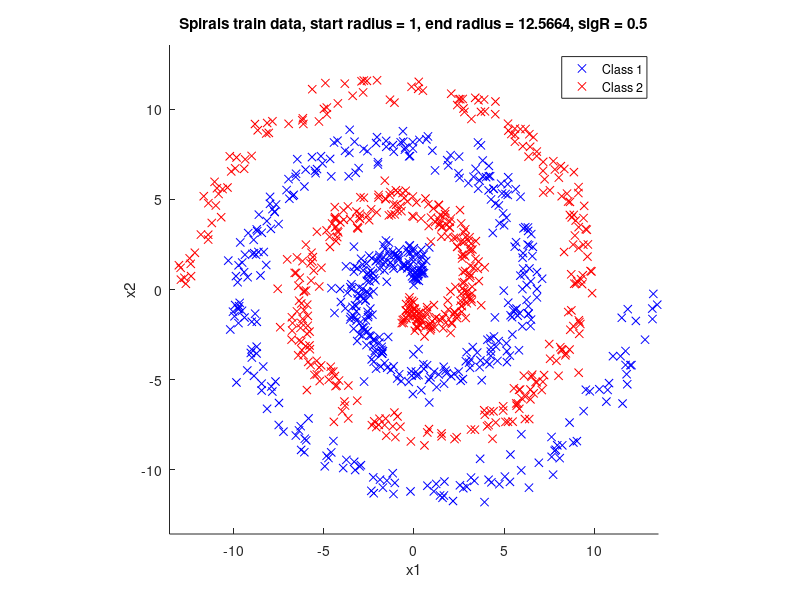
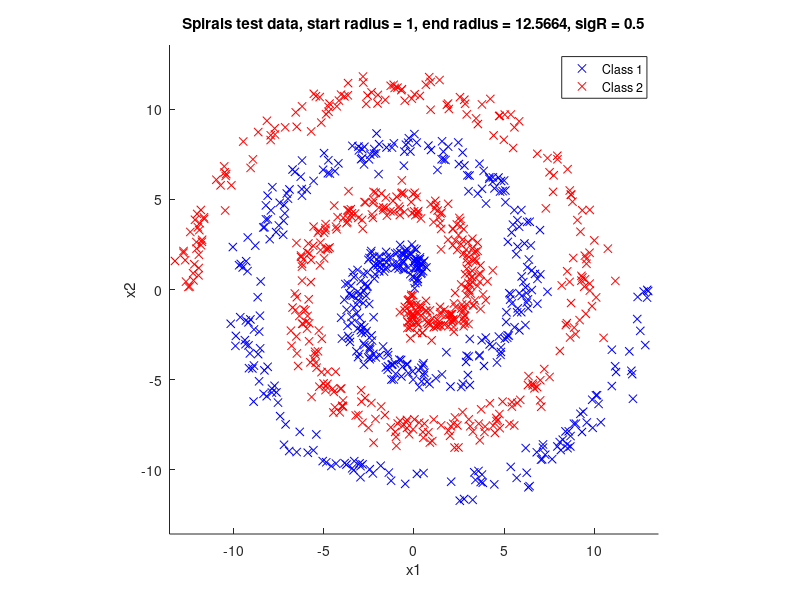

These figures' MATLAB source, in order:
function [XTrain,YTrain,XTest,YTest] = genSpiralsData(NTrain,NTest,nClasses,startRadius,endRadius,sigR,bPlot)

if ~exist('NTrain','var') || isempty(NTrain)
    NTrain = 1000;
end

if ~exist('NTest','var') || isempty(NTest)
    NTest = 1000;
end

if ~exist('nClasses','var') || isempty(nClasses)
    nClasses = 2;
end

if ~exist('startRadius','var') || isempty(startRadius)
    startRadius = 1;
end

if ~exist('endRadius','var') || isempty(endRadius)
    endRadius = 4*pi;
end

if ~exist('sigR','var') || isempty(sigR)
    sigR = 1/nClasses;
end

if ~exist('bPlot','var') || isempty(bPlot)
    bPlot = true;
end

NTotal = NTrain+NTest;

cutOffs = (1/nClasses):(1/nClasses):((nClasses-1)/nClasses);

YVec = 1+sum(bsxfun(@gt,rand(NTotal,1),cutOffs),2);
Y = false(NTotal,nClasses);
for n=1:size(Y,2)
    Y(YVec==n,n) = true;
end

thetaVals = startRadius+(endRadius-startRadius).*rand(NTotal,1);
rVals = thetaVals+randn(NTotal,1).*sigR;

for n=2:size(Y,2)
    thetaVals(Y(:,n))=thetaVals(Y(:,n))+2*pi*(n-1)/size(Y,2);
end

X = [rVals.*cos(thetaVals), rVals.*sin(thetaVals)];

XTrain = X(1:NTrain,:);
XTest = X((NTrain+1):end,:);
YTrain = Y(1:NTrain,:);
YTest = Y((NTrain+1):end,:);

if bPlot
    
    colors = {'b','r','k','c','g','w','b','r'};
    
    figure
    hold on
    for n=1:size(YTrain,2)
        plot(XTrain(YTrain(:,n),1),XTrain(YTrain(:,n),2),[colors{n} 'x']);
    end
    title(['Spirals train data, start radius = ' num2str(startRadius) ', end radius = ' num2str(endRadius) ', sigR = ' num2str(sigR)]);
    xlabel('x1')
    ylabel('x2')    
    legendLabels = cell(size(YTrain,2),1);
    for n=1:size(YTrain,2);
        legendLabels{n} = ['Class ' num2str(n)];
    end    
    legend(legendLabels{:})
    axis square
    axis([min(min(XTrain(:,1)),-(1*endRadius+2*sigR)),max(max(XTrain(:,1)),(1*endRadius+2*sigR)),min(min(XTrain(:,2)),-(1*endRadius+2*sigR)),max(max(XTrain(:,2)),(1*endRadius+2*sigR))]);
    
    figure
    hold on
    for n=1:size(YTest,2)
        plot(XTest(YTest(:,n),1),XTest(YTest(:,n),2),[colors{n} 'x']);
    end
    title(['Spirals test data, start radius = ' num2str(startRadius) ', end radius = ' num2str(endRadius) ', sigR = ' num2str(sigR)]);
    xlabel('x1')
    ylabel('x2')
    legend(legendLabels{:})
    axis square
    axis([min(min(XTest(:,1)),-(1*endRadius+2*sigR)),max(max(XTest(:,1)),(1*endRadius+2*sigR)),min(min(XTest(:,2)),-(1*endRadius+2*sigR)),max(max(XTest(:,2)),(1*endRadius+2*sigR))]);
end

end
    


